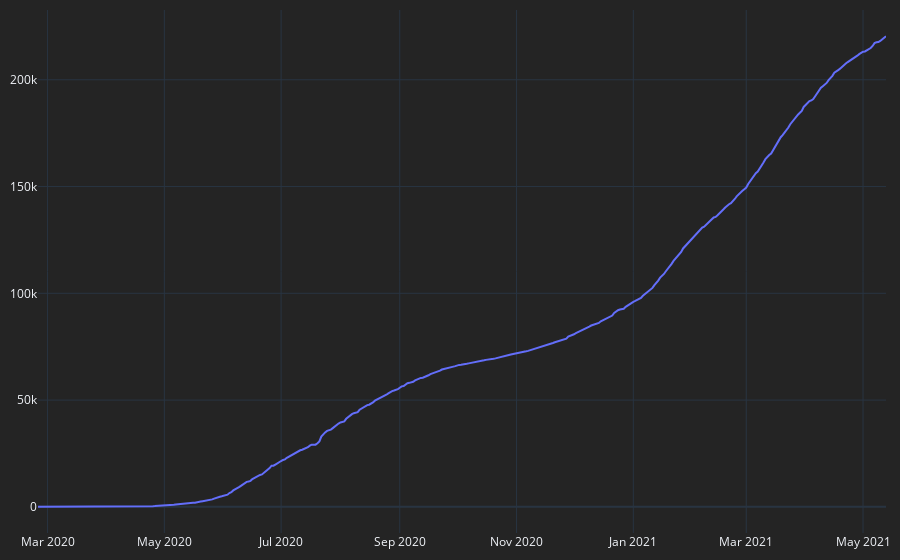

The cell this chart's notebook holds for it:
### Code cell
fig2 = go.Figure(layout={"template":"plotly_dark"})
fig2.add_trace(go.Scatter(x=df_data["data"], y=df_data["casosAcumulado"]))
fig2.update_layout(
    paper_bgcolor="#242424",
    plot_bgcolor="#242424",
    autosize=True,
    margin=dict(l=10, r=10, b=10, t=10),
    )

### Figure 1 — Plotly figure (JSON) as saved in the notebook; plotly's stock layout.template omitted (floating-point values rounded to 4 significant figures; data arrays with more than 128 entries replaced by an {"elided": "..."} marker saying what was removed)
{"data": [{"type": "scatter", "x": {"elided": "444 str values"}, "y": {"elided": "444 int values"}}], "layout": {"autosize": true, "margin": {"b": 10, "l": 10, "r": 10, "t": 10}, "paper_bgcolor": "#242424", "plot_bgcolor": "#242424"}}
